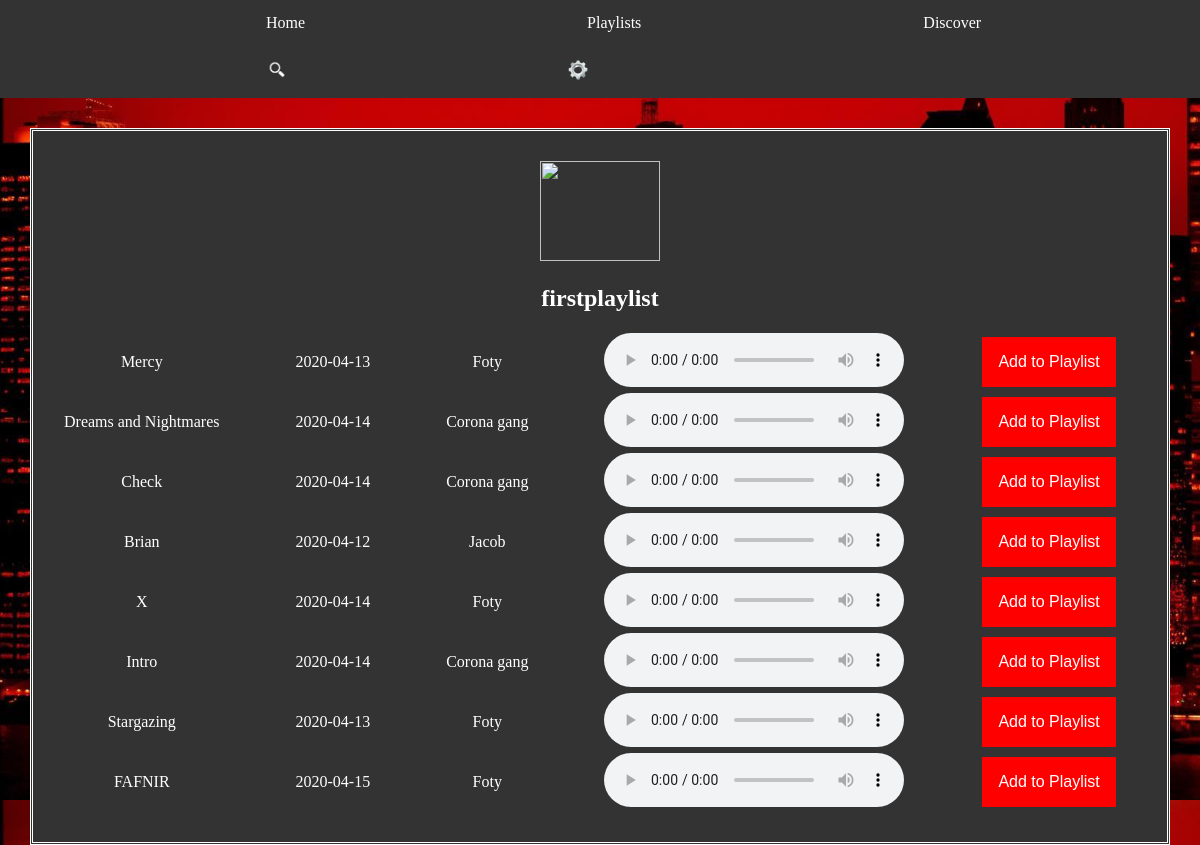
Page /playlist.php?id=5e954dd16e4ac2.43122089&name=firstplaylist (signed in) on the committed database.
### tables this page shows
CREATE TABLE `tracks` (
  `TrackID` varchar(100) NOT NULL,
  `TrackName` varchar(45) DEFAULT NULL,
  `ArtistID` int(11) NOT NULL,
  `DateCreate` date DEFAULT NULL
);

CREATE TABLE `artist` (
  `ArtistID` int(11) NOT NULL,
  `UH_ID` int(11) NOT NULL,
  `ArtistName` varchar(45) NOT NULL DEFAULT 'N/A',
  `Description` varchar(280) NOT NULL DEFAULT 'N/A',
  `IsAdmin` tinyint(1) NOT NULL DEFAULT '0'
);

### playlist.php (the view, shortened to what this page needs)
<?php
    $PLAYLISTID=$_GET['id'];
    $PLAYLISTNAME=$_GET['name'];
?>
<!DOCTYPE html>
<html>
<head>
	<link rel="stylesheet" href="homepage.css">
</head>
<body>
    <?php
        include 'MySQLConnect.php';
        if($_SESSION['ARTIST']==true)
        {
            include 'artist-nav.php';
        }
        else
        {
            include 'home-nav.php';
        }
    ?>
	<div class="uploads">
			<img style="text-align: center" width="120" height="100" src="images/music.jpeg">
			<h2><?php echo $PLAYLISTNAME?></h2>
			<table>
				<?php
                    $SUBMITID=0;
                    $sql="SELECT TrackName, DateCreate, TrackID, ArtistID
                        			FROM tracks
                        			WHERE TrackID IN
                        				(SELECT Tracks_ID FROM playlist_tracks WHERE PlayListID = '".$PLAYLISTID."');";
                    $results= $conn -> query($sql);
                    if($results->num_rows > 0){
                        while($row = $results->fetch_assoc())
                        {
                            include'PlaylistDropdown.php';
                            $artist="SELECT ArtistName
                                        FROM artist
                                        WHERE ArtistID = ".$row["ArtistID"];
                            $name=$conn -> query($artist);
                            $artistname=$name->fetch_assoc();
                            echo "<tr><td>".$row["TrackName"]."</td>
                                    <td><span></span></td>
                                    <td>".$row["DateCreate"]."</td>
                                    <td><span></span></td>
                                    <td>".$artistname["ArtistName"]."</td>
                                    <td><span></span></td>
                                    <td><audio src=tracks/".$row["TrackID"]." controls></audio>
                                    </td><td><span></span></td>
                                    <td><audio id='".$row["TrackID"]."'src=tracks/".$row["TrackID"]." preload='auto'></audio>
                                    <td>".$setup."</td></tr>";
                        }
                    }
                    else {
                        echo "<tr><td>No Tracks Yet</td></tr>";
                    }
                ?>
			</table>
		</div>
</body>
</html>

### PlaylistDropdown.php
<?php
    $UHID=$_SESSION['UHID'];
    $playlist="SELECT *
            FROM playlist
            WHERE UH_ID = '".$UHID."';";
    $PLQ= $conn -> query($playlist);
    $setup= "<div class='dropdown'><button class='dropbtn'>Add to Playlist</button><div class='dropdown-content'>";
    if($PLQ)
    {
        while($PLN = $PLQ->fetch_assoc())
        {
            $SUBMITID++;
            $ID=$PLN['PlayListID'];
            $setup.="<form action='' class='dropbtn' method='post'>
                        <input type='text' value='".$row['TrackID']."' name='addT' style='display:none;'/>
                        <input type='text' value='".$ID."' name='add'  style='display:none;'/>
                        <input type='submit' value='sent' name='submit' id='".$SUBMITID."' style='display:none;'/>
                        <label for='".$SUBMITID."'>".$PLN['PlayListName']."</label></form>";
        }
    }
    $setup.="</div></div>";
?>

### homepage.css (style rules this page uses)
body { background-image: url("images/wallpaper.jpeg"); background-size: cover; background-color: #cccccc; height: 100vh; padding:0; margin:0; font-family: Times; }
h2 { text-align: center; font-family: Impact, fantasy; }
.uploads { background-color: #333; text-align: center; color: white; margin: 30px; padding: 30px; border: double; border-color: white; }
span:before { content:" "; display:inline-block; width:32px; }
.dropbtn { background-color: red; color: white; padding: 16px; font-size: 16px; border: none; }
.dropdown { position: relative; display: inline-block; }
table { text-align: center; border-collapse: collapse; }
span { margin: 20px }

### rows in the picture
tracks: TrackName "Mercy", DateCreate "2020-04-13", artist.ArtistName "Foty"
tracks: TrackName "Dreams and Nightmares", DateCreate "2020-04-14", artist.ArtistName "Corona gang"
tracks: TrackName "Check", DateCreate "2020-04-14", artist.ArtistName "Corona gang"
tracks: TrackName "Brian", DateCreate "2020-04-12", artist.ArtistName "Jacob"
tracks: TrackName "X", DateCreate "2020-04-14", artist.ArtistName "Foty"
tracks: TrackName "Intro", DateCreate "2020-04-14", artist.ArtistName "Corona gang"
tracks: TrackName "Stargazing", DateCreate "2020-04-13", artist.ArtistName "Foty"
tracks: TrackName "FAFNIR", DateCreate "2020-04-15", artist.ArtistName "Foty"

### other values in the picture
$PLAYLISTNAME "firstplaylist"
